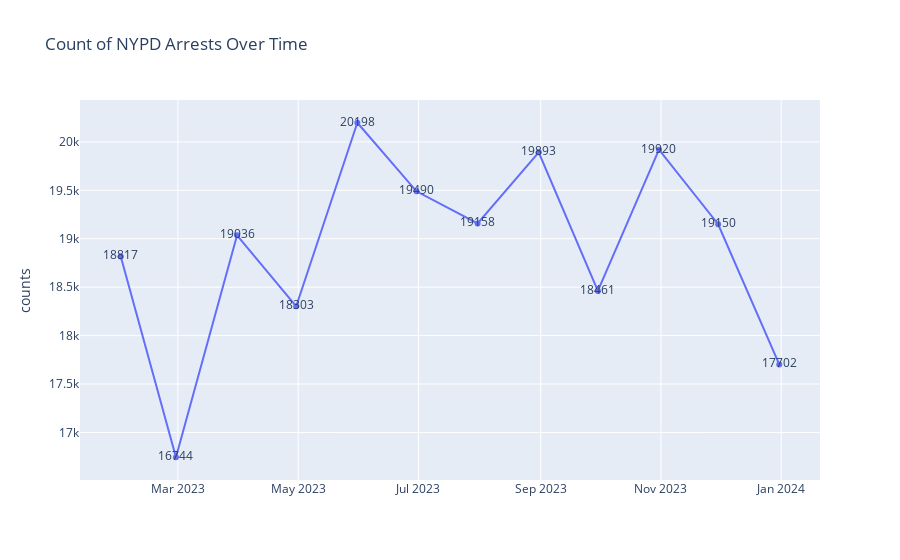

Notebook cell for this chart:
### Code cell
# Plot
fig = px.line(counts_arrest_month, 
              x = 'ARREST_DATE', 
              y = 'counts', 
              text='counts', 
              title = 'Count of NYPD Arrests Over Time')
fig.update_layout( 
    xaxis_title="")

fig.show()

### Figure 1 — Plotly figure (JSON) as saved in the notebook; plotly's stock layout.template omitted (floating-point values rounded to 4 significant figures)
{"data": [{"hovertemplate": "ARREST_DATE=%{x}<br>counts=%{text}<extra></extra>", "legendgroup": "", "line": {"color": "#636efa", "dash": "solid"}, "marker": {"symbol": "circle"}, "mode": "markers+lines+text", "name": "", "orientation": "v", "showlegend": false, "text": [18817, 16744, 19036, 18303, 20198, 19490, 19158, 19893, 18461, 19920, 19150, 17702], "type": "scatter", "x": ["2023-01-31T00:00:00", "2023-02-28T00:00:00", "2023-03-31T00:00:00", "2023-04-30T00:00:00", "2023-05-31T00:00:00", "2023-06-30T00:00:00", "2023-07-31T00:00:00", "2023-08-31T00:00:00", "2023-09-30T00:00:00", "2023-10-31T00:00:00", "2023-11-30T00:00:00", "2023-12-31T00:00:00"], "xaxis": "x", "y": [18817, 16744, 19036, 18303, 20198, 19490, 19158, 19893, 18461, 19920, 19150, 17702], "yaxis": "y"}], "layout": {"legend": {"tracegroupgap": 0}, "title": {"text": "Count of NYPD Arrests Over Time"}, "xaxis": {"anchor": "y", "domain": [0, 1], "title": {"text": ""}}, "yaxis": {"anchor": "x", "domain": [0, 1], "title": {"text": "counts"}}}}
